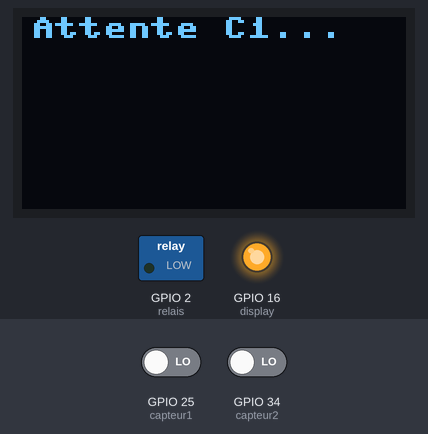
Recording of a program running on a simulated ESP32 board running MicroPython. Parts: 128×64 one-colour display, switched loads named in the program (green lamp = pin HIGH), output pins drawn as LEDs (lit = HIGH). Inputs (shaded band) come from the test bench; at power-on: GPIO 25 (capteur1) LOW, GPIO 34 (capteur2) LOW. Library files of the repository ran but are not shown: ssd1306.py, sh1106.py. At 2.8 s the program stops and its outputs stay as they are.

Above: at 1.2 s.
1.3 s: GPIO 25 (capteur1) driven HIGH
At 2.3 s:
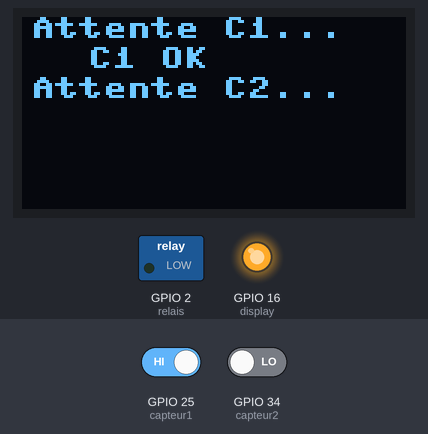
2.8 s: GPIO 34 (capteur2) driven HIGH
At 3.4 s:
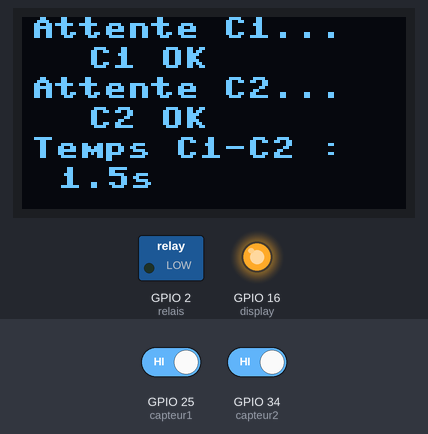
Timing chart, 0 to 4.3 s (numbered marks = the images above; inputs shaded):
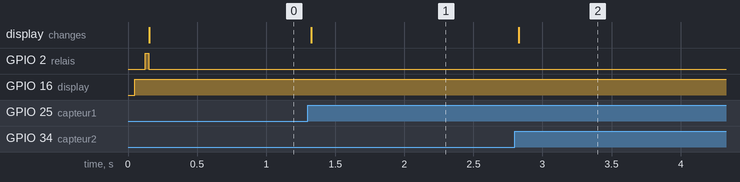

Measured:
- after the input at 1.3 s, the display: changes at once (image 1)
- after the input at 2.8 s, the display: changes at once (image 2)

The program:

mesure-vitesse-OLED.py
```python
##############   mesure vitesse chute bille   ################
from machine import Pin, I2C
from time import sleep, sleep_us, sleep_ms, ticks_ms, ticks_us

# choix de la bibliotheque en fonction du type d'ecran OLED
from ssd1306 import SSD1306_I2C     # module pour commander le OLED
i2c = I2C(-1, Pin(22), Pin(21))     # pin SCK et SDA du OLED
display = SSD1306_I2C(128, 64, i2c) # declaration taille ecran, pins

from sh1106 import SH1106_I2C
i2c = I2C(scl=Pin(22), sda=Pin(21), freq=400000)
display = SH1106_I2C(128, 64, i2c, Pin(16), 0x3c)
display.sleep(False)

display.fill(0)                  # Remplit l'afficheur avec 0 -> OFF
display.show()                   # Mise a jour de l'affichage (envoie)

relais = Pin(2, Pin.OUT)
capteur1 = Pin(25, Pin.IN)
capteur2 = Pin(34, Pin.IN)
dcy = Pin(36, Pin.IN)

relais.value(1)        # commande relais pour maintien bille

display.text("Appuyer sur DCY ...", 1, 0, 1)
display.show() ;

# attente de l'appui sur le poussoir DCY
while not dcy.value():  # attente a l'etat bas
    pass
relais.value(0)         # lacher de la bille par ouverture relais

display.fill(0)
display.text("Attente C1...", 1, 0, 1)
display.show() ;

# attente du passage devant le capteur 1
while not capteur1.value():  # attente a l'etat bas
    sleep_ms(1)
start = ticks_ms()      # start sur front montant 1

display.text("C1 OK", 20, 10, 1)
display.text("Attente C2...", 1, 20, 1)
display.show() ;

# attente du passage devant le capteur 2
while not capteur2.value():  # attente a l'etat bas
    sleep_ms(1)
stop = ticks_ms()       # stop sur front montant 2
display.text("C2 OK", 20, 30, 1)
delta = stop - start
display.text("Temps C1-C2 : ", 1, 40, 1)
display.text(str(delta/1000)+ "s", 10, 50, 1)
display.show()
```
